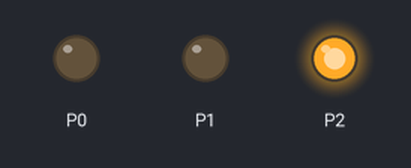
Recording of a program running on a simulated BBC micro:bit (MakeCode). Shown: output pins drawn as LEDs (lit = HIGH).

Above: at 2.5 s.
At 7.5 s:
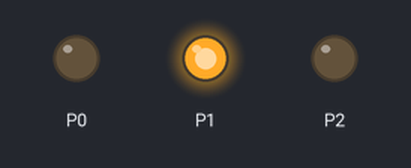
At 12.5 s:
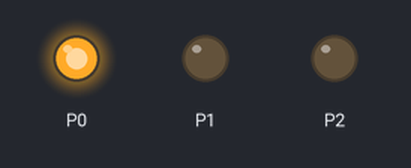
Timing chart, 0 to 19.5 s (numbered marks = the images above):
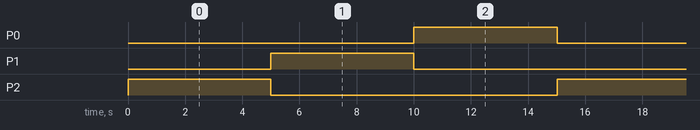

Measured:
- by itself, P0–2: alternates HIGH for 5.0 s and LOW for 10.0 s
- by itself, everything shown: repeats every 15.0 s, in 3 steps

The program:

main.ts
```typescript
basic.forever(function on_forever() {
    pins.digitalWritePin(DigitalPin.P0, 0)
    pins.digitalWritePin(DigitalPin.P1, 0)
    pins.digitalWritePin(DigitalPin.P2, 1)
    basic.pause(5000)
    pins.digitalWritePin(DigitalPin.P0, 0)
    pins.digitalWritePin(DigitalPin.P1, 1)
    pins.digitalWritePin(DigitalPin.P2, 0)
    basic.pause(5000)
    pins.digitalWritePin(DigitalPin.P0, 1)
    pins.digitalWritePin(DigitalPin.P1, 0)
    pins.digitalWritePin(DigitalPin.P2, 0)
    basic.pause(5000)
})
```

test.ts
```typescript
// testes vão aqui; isto não será compilado quando este pacote for usado como uma extensão.
```
